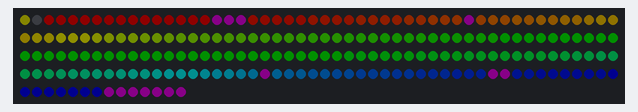
A program run on a simulated ESP8266 (NodeMCU). On the bench: 214 RGB LEDs in strip order, left to right, continuing on the next row. Dim RGB values are drawn brighter than linear; what the program prints to the serial monitor is not drawn.

Above: at 0.16 s.
At 5.04 s:
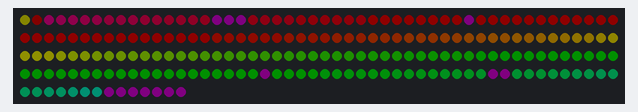
At 9.91 s:
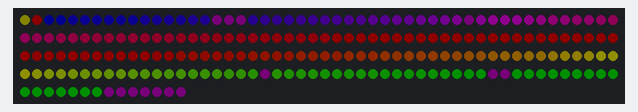
At 19.97 s:
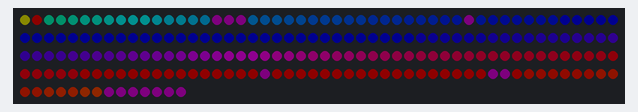
At 30.03 s:
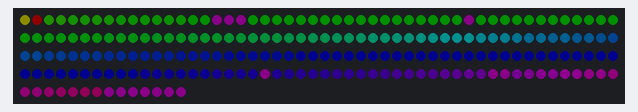
At 39.78 s:
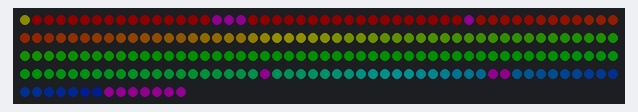

The program:

main.cpp
```cpp
#include <Arduino.h>
#include <Adafruit_NeoPixel.h>

#define LED_PIN 4
#define LED_COUNT 214
Adafruit_NeoPixel strip(LED_COUNT, LED_PIN, NEO_GRB + NEO_KHZ800);

#define HORN 0
#define EYE 1

void setMatrix();
void setHorn();
void setEye();
void setScarf();

void setup() {
  // put your setup code here, to run once:
  Serial.begin(115200);
  Serial.println("Hello World!");
  strip.begin();
  strip.setBrightness(15);
  strip.setPixelColor(0, 255, 0, 0);
  strip.show();
}

int pos=0;
void loop() {
  // put your main code here, to run repeatedly:
  pos++;

  setMatrix();  // set all LEDs to rainbow colors
  setHorn();    // set horn color to yellow blinking
  setEye();     // set eye color to red blinking
  setScarf();   // set scarf color to purple blinking

  strip.show();
  delay(10);
}

void setMatrix()
{
  for(int i=1;i<LED_COUNT;i++){
    int hue = ((pos+i)*200) % 65535;
    strip.setPixelColor(i, strip.gamma32(strip.ColorHSV(hue)));
  }
}

void setHorn()
{
  // set horn color to yellow blinking
  int intensity = (sin(pos/30.0)+1)*117+20.0;
  strip.setPixelColor(HORN,intensity,intensity,0);
}

void setEye()
{
  // set eye color to red blinking
  strip.setPixelColor(EYE,(pos*4)%255,0,0);
}

void setScarf()
{
  // set scarf color to purple blinking
  int ledsScarf[14] = {16,17,18,37,170,189,190,207,208,209,210,211,212,213};
  int intensity = (sin(pos/50.0)+1)*107+40.0;
  for (int i : ledsScarf)
  {
    strip.setPixelColor(i,intensity,0,intensity);
  }
}
```
